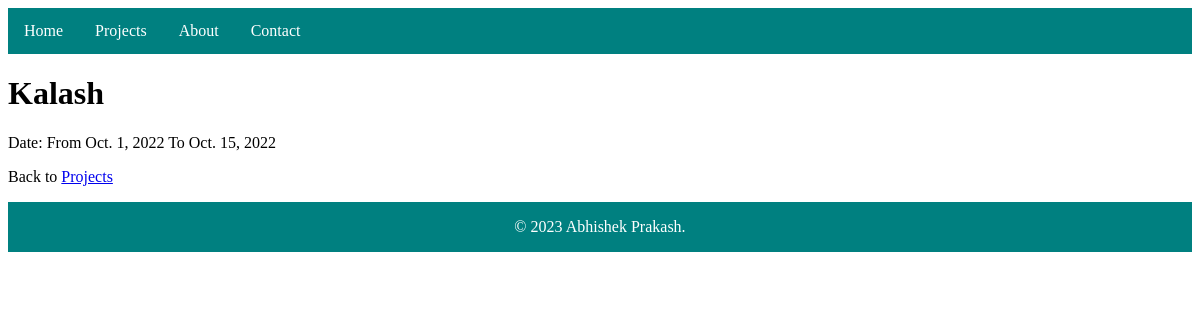
Page /projects/details/17 on the committed database.
### projects/models.py (models this page shows, shortened)
class project(models.Model):
  projectname = models.CharField(max_length=255)
  from_date = models.DateField(null=True)
  end_date = models.DateField(null=True)
  description = models.CharField(max_length=255)
  image = models.ImageField(upload_to="img/")

### projects/views.py (the view)
# urls.py: path('projects/details/<int:id>', views.details, name='details'),
def details(request, id):
  myprojects = project.objects.get(id=id)
  template = loader.get_template('details.html')
  context = {
    'myprojects': myprojects,
  }
  return HttpResponse(template.render(context, request))

### projects/templates/details.html (shortened to what this page needs)
{% extends "master.html" %}
{% block content %}
<h1>{{ myprojects.projectname }}</h1>
<p>Date: From {{ myprojects.from_date }} To {{myprojects.end_date}}</p>
<p>Back to <a href="/projects">Projects</a></p>
{% endblock %}

### mystaticfiles/mystyles.css (style rules this page uses)
* { box-sizing: border-box; }
body { min-height: 100vh; }

### rows in the picture
project: projectname "Kalash", from_date "Oct. 1, 2022", end_date "Oct. 15, 2022"
